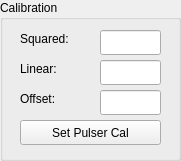
    <widget class="QGroupBox" name="groupBox_2">
     <property name="geometry">
      <rect>
       <x>320</x>
       <y>40</y>
       <width>181</width>
       <height>161</height>
      </rect>
     </property>
     <property name="title">
      <string>Calibration</string>
     </property>
     <widget class="PyDMPushButton" name="PyDMPushButton_20">
      <property name="geometry">
       <rect>
        <x>20</x>
        <y>120</y>
        <width>141</width>
        <height>25</height>
       </rect>
      </property>
      <property name="toolTip">
       <string/>
      </property>
      <property name="text">
       <string>Set Pulser Cal</string>
      </property>
      <property name="alarmSensitiveContent" stdset="0">
       <bool>false</bool>
      </property>
      <property name="alarmSensitiveBorder" stdset="0">
       <bool>false</bool>
      </property>
      <property name="PyDMToolTip" stdset="0">
       <string/>
      </property>
      <property name="channel" stdset="0">
       <string>ca://${DEV}:SET_PULSER_CAL_OUT.PROC</string>
      </property>
      <property name="passwordProtected" stdset="0">
       <bool>false</bool>
      </property>
      <property name="password" stdset="0">
       <string/>
      </property>
      <property name="protectedPassword" stdset="0">
       <string/>
      </property>
      <property name="showConfirmDialog" stdset="0">
       <bool>false</bool>
      </property>
      <property name="confirmMessage" stdset="0">
       <string>Are you sure you want to proceed?</string>
      </property>
      <property name="pressValue" stdset="0">
       <string>1</string>
      </property>
      <property name="releaseValue" stdset="0">
       <string>None</string>
      </property>
      <property name="relativeChange" stdset="0">
       <bool>false</bool>
      </property>
      <property name="writeWhenRelease" stdset="0">
       <bool>false</bool>
      </property>
     </widget>
     <widget class="PyDMLineEdit" name="PyDMLineEdit_5">
      <property name="geometry">
       <rect>
        <x>100</x>
        <y>60</y>
        <width>61</width>
        <height>25</height>
       </rect>
      </property>
      <property name="toolTip">
       <string/>
      </property>
      <property name="precision" stdset="0">
       <number>0</number>
      </property>
      <property name="showUnits" stdset="0">
       <bool>false</bool>
      </property>
      <property name="precisionFromPV" stdset="0">
       <bool>true</bool>
      </property>
      <property name="alarmSensitiveContent" stdset="0">
       <bool>false</bool>
      </property>
      <property name="alarmSensitiveBorder" stdset="0">
       <bool>false</bool>
      </property>
      <property name="PyDMToolTip" stdset="0">
       <string/>
      </property>
      <property name="channel" stdset="0">
       <string>ca://${DEV}:CAL_LINEAR</string>
      </property>
     </widget>
     <widget class="PyDMLineEdit" name="PyDMLineEdit_4">
      <property name="geometry">
       <rect>
        <x>100</x>
        <y>30</y>
        <width>61</width>
        <height>25</height>
       </rect>
      </property>
      <property name="toolTip">
       <string/>
      </property>
      <property name="precision" stdset="0">
       <number>0</number>
      </property>
      <property name="showUnits" stdset="0">
       <bool>false</bool>
      </property>
      <property name="precisionFromPV" stdset="0">
       <bool>true</bool>
      </property>
      <property name="alarmSensitiveContent" stdset="0">
       <bool>false</bool>
      </property>
      <property name="alarmSensitiveBorder" stdset="0">
       <bool>false</bool>
      </property>
      <property name="PyDMToolTip" stdset="0">
       <string/>
      </property>
      <property name="channel" stdset="0">
       <string>ca://${DEV}:CAL_SQUARED</string>
      </property>
     </widget>
     <widget class="PyDMLineEdit" name="PyDMLineEdit_6">
      <property name="geometry">
       <rect>
        <x>100</x>
        <y>90</y>
        <width>61</width>
        <height>25</height>
       </rect>
      </property>
      <property name="toolTip">
       <string/>
      </property>
      <property name="precision" stdset="0">
       <number>0</number>
      </property>
      <property name="showUnits" stdset="0">
       <bool>false</bool>
      </property>
      <property name="precisionFromPV" stdset="0">
       <bool>true</bool>
      </property>
      <property name="alarmSensitiveContent" stdset="0">
       <bool>false</bool>
      </property>
      <property name="alarmSensitiveBorder" stdset="0">
       <bool>false</bool>
      </property>
      <property name="PyDMToolTip" stdset="0">
       <string/>
      </property>
      <property name="channel" stdset="0">
       <string>ca://${DEV}:CAL_OFFSET</string>
      </property>
     </widget>
     <widget class="PyDMLabel" name="PyDMLabel_107">
      <property name="geometry">
       <rect>
        <x>20</x>
        <y>30</y>
        <width>66</width>
        <height>17</height>
       </rect>
      </property>
      <property name="toolTip">
       <string/>
      </property>
      <property name="text">
       <string>Squared:</string>
      </property>
     </widget>
     <widget class="PyDMLabel" name="PyDMLabel_109">
      <property name="geometry">
       <rect>
        <x>20</x>
        <y>90</y>
        <width>66</width>
        <height>17</height>
       </rect>
      </property>
      <property name="toolTip">
       <string/>
      </property>
      <property name="text">
       <string>Offset:</string>
      </property>
     </widget>
     <widget class="PyDMLabel" name="PyDMLabel_108">
      <property name="geometry">
       <rect>
        <x>20</x>
        <y>60</y>
        <width>66</width>
        <height>17</height>
       </rect>
      </property>
      <property name="toolTip">
       <string/>
      </property>
      <property name="text">
       <string>Linear:</string>
      </property>
     </widget>
    </widget>
